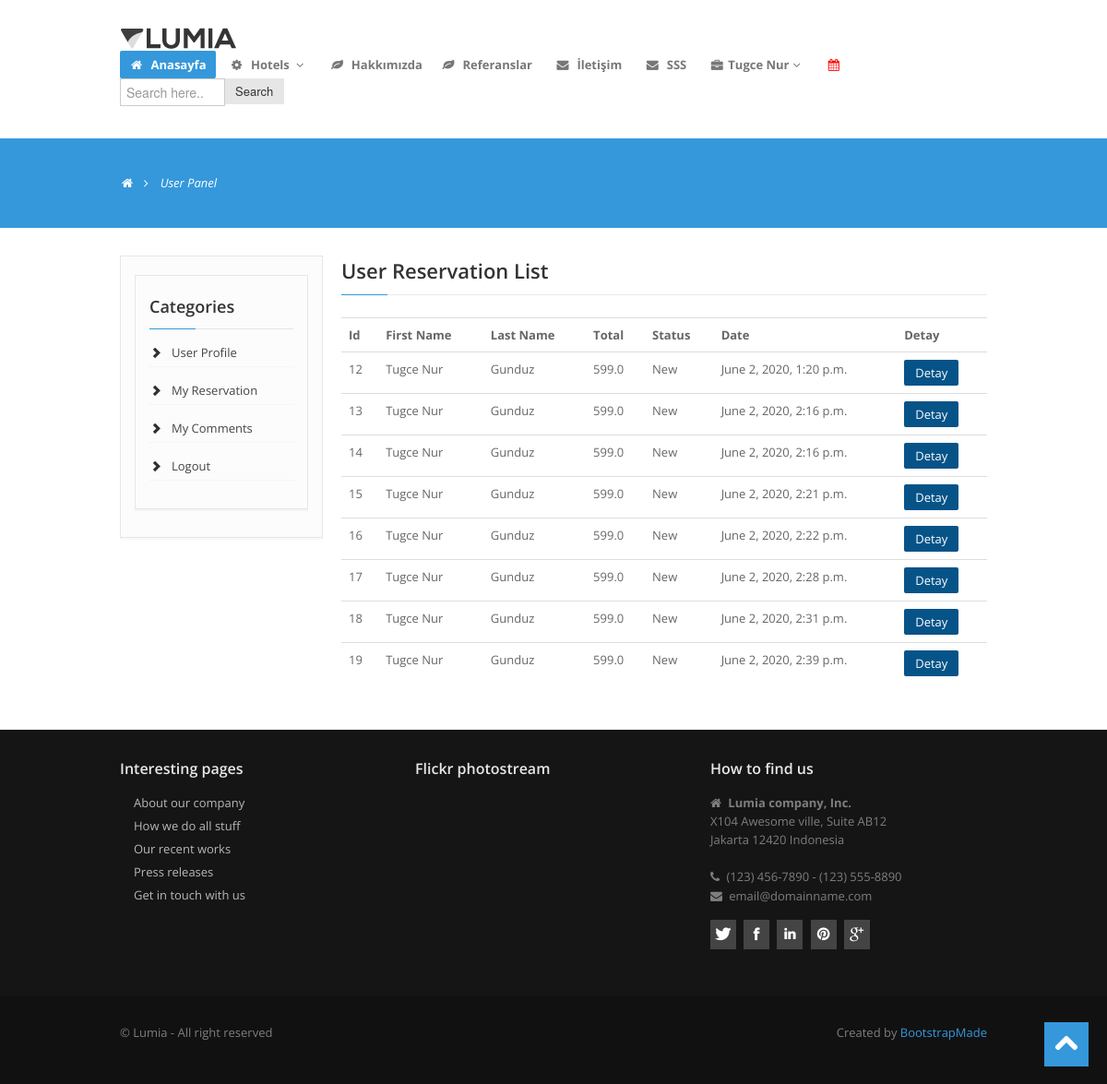
The page /user/reservations/ (signed in) on the database as committed earlier.
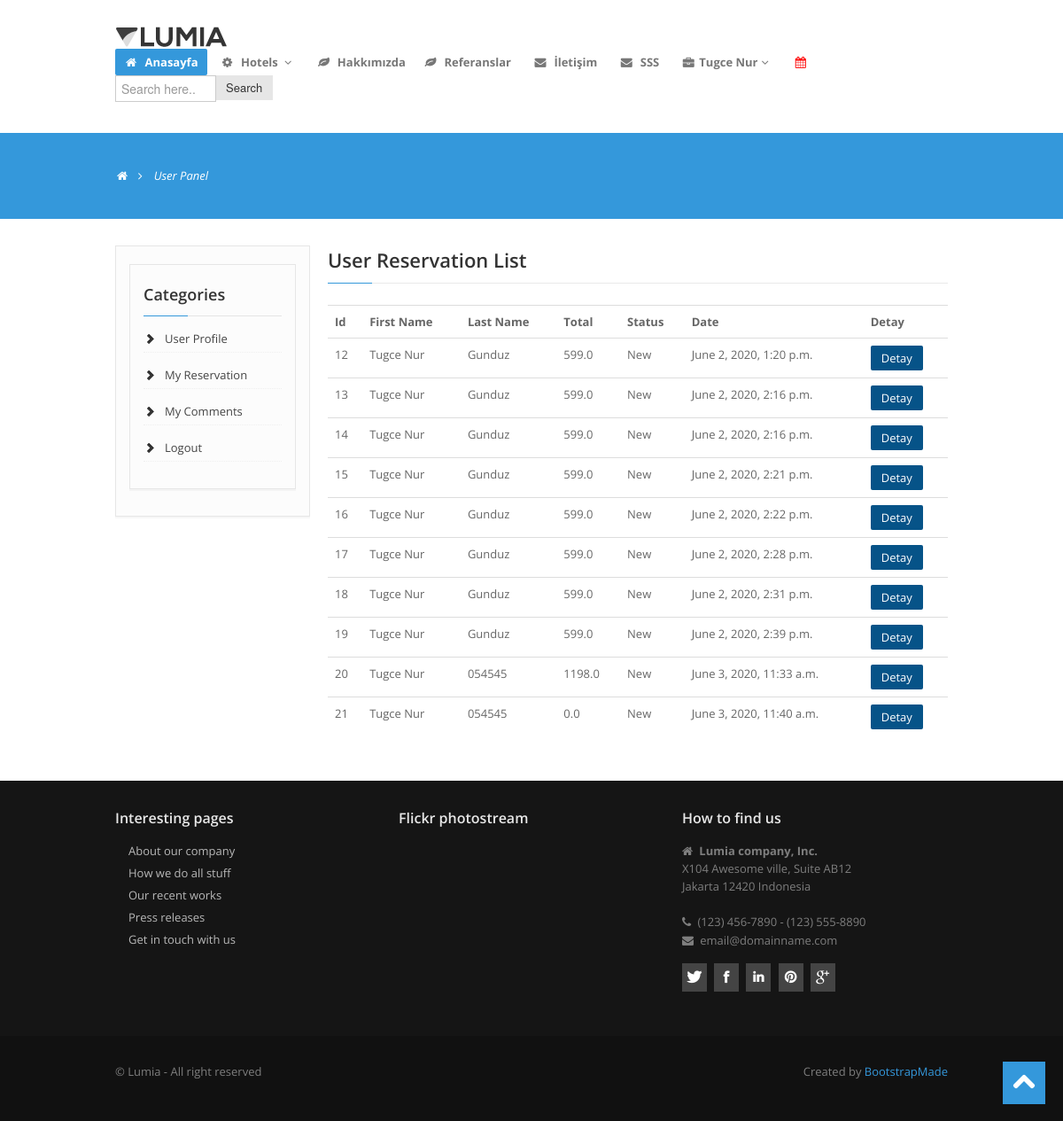
The same page on the database as committed later.
### reservation/models.py (models this page shows, shortened)
class Reservation(models.Model):
    STATUS = (
        ('New', 'New'),
        ('Accepted', 'Accepted'),
        ('Preaparing', 'Preaparing'),
        ('Completed', 'Completed'),
        ('Canceled', 'Canceled'),
    )
    user = models.ForeignKey(User, on_delete=models.SET_NULL, null=True)
    code = models.CharField(max_length=5, editable=False)
    first_name = models.CharField(max_length=10)
    last_name = models.CharField(max_length=10)
    phone = models.CharField(blank=True, max_length=20)
    address = models.CharField(blank=True, max_length=150)
    city = models.CharField(blank=True, max_length=20)
    country = models.CharField(blank=True, max_length=20)
    total = models.FloatField(blank=True)
    status = models.CharField(max_length=10, choices=STATUS, default='New')
    ip = models.CharField(blank=True, max_length=20)
    adminnote = models.CharField(blank=True, max_length=100)
    create_at = models.DateTimeField(auto_now_add=True)
    update_at = models.DateTimeField(auto_now=True)

### user/views.py (the view)
# urls.py: path('reservations/', views.reservations, name='reservations'),
@login_required(login_url="/login")
def reservations(request):
    category = Category.objects.all()
    current_user = request.user
    reservations = Reservation.objects.filter(user_id=current_user.id)
    context = {
        'category': category,
        'reservations': reservations,
    }
    return render(request, 'user_reservations.html', context)

### user/templates/user_reservations.html (shortened to what this page needs)
{% extends "homebase.html" %}
{% block content %}
<section id="subintro">
    <div class="container">
        <div class="row">
            <div class="span8">
                <ul class="breadcrumb">
                    <li><a href="/"><i class="icon-home"></i></a><i class="icon-angle-right"></i></li>
                    <li class="active">User Panel</li>
                </ul>
            </div>
        </div>
    </div>
</section>
<section id="maincontent">
    <div class="container">
        <div class="row">
            <div class="span3">
                <aside>
                    <div class="billing-details">
                        {% include "user_panel.html" %}
                    </div>
                </aside>
            </div>
            <div class="span9">
                <div class="widget">
                    <h3 class="rheading">
                        User Reservation List
                        <span></span></h3>
                    <table class="table">
                        <tr>
                            <th class="text-left">Id</th>
                            <th class="text-left">First Name</th>
                            <th class="text-left">Last Name</th>
                            <th class="text-left">Total</th>
                            <th class="text-left">Status</th>
                            <th class="text-left">Date</th>
                            <th class="text-left">Detay</th>
                        </tr>
                        {% for rs in reservations %}
                        <tr>
                            <td class="text-left">{{ rs.id }}</td>
                            <td class="text-left">{{ rs.first_name }}</td>
                            <td class="text-left">{{ rs.last_name }}</td>
                            <td class="text-left">{{ rs.total }}</td>
                            <td class="text-left">{{ rs.status }}</td>
                            <td class="text-left">{{ rs.create_at }}</td>
                            <td class="text-left"><a class="btn btn-primary" href="/user/reservationdetail/{{rs.id}}">Detay</a> </td>
                        </tr>
                        {% endfor %}
                    </table>
                </div>
            </div>
        </div>
    </div>
</section>
{% endblock %}

Rows that differ between the two databases and show on the page:
added Reservation: id "20", first_name "Tugce Nur", last_name "054545", total "1198.0", status "New", create_at "June 3, 2020, 11:33 a.m."
added Reservation: id "21", first_name "Tugce Nur", last_name "054545", total "0.0", status "New", create_at "June 3, 2020, 11:40 a.m."
